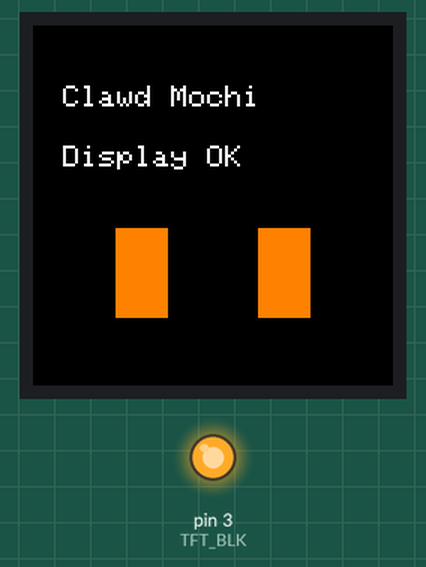
Simulated run of this sketch. Board: Arduino Uno, built for the host (arithmetic inside an expression is 32-bit, double 64-bit). Parts: 240×240 colour display, output pins drawn as LEDs (lit = HIGH).

Above: at 0.8 s.
At 1.73 s:
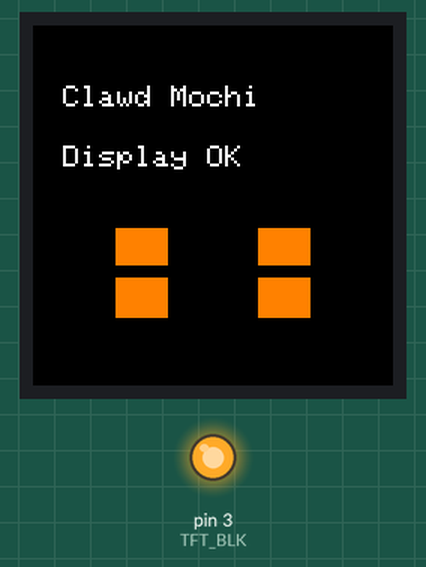

Measured:
- what the display in image 0 shows lasts 0.9 s, from 0.8 s to 1.7 s

The sketch:

01_display_test.ino
```cpp
/*
  Clawd Mochi 最小屏幕测试程序
  作用：验证 ESP32-C3 SuperMini 与 1.54" ST7789 240x240 屏幕接线是否正确。

  接线：
  VCC -> 3V3
  GND -> GND
  SDA -> GPIO10
  SCL -> GPIO8
  RES -> GPIO2
  DC  -> GPIO1
  CS  -> GPIO4
  BL  -> GPIO3
*/

#include <Arduino.h>
#include <SPI.h>
#include <Adafruit_GFX.h>
#include <Adafruit_ST7789.h>

#define TFT_CS   4
#define TFT_DC   1
#define TFT_RST  2
#define TFT_BLK  3
#define TFT_MOSI 10
#define TFT_SCLK 8

Adafruit_ST7789 tft = Adafruit_ST7789(TFT_CS, TFT_DC, TFT_RST);

void setup() {
  pinMode(TFT_BLK, OUTPUT);
  digitalWrite(TFT_BLK, HIGH);

  SPI.begin(TFT_SCLK, -1, TFT_MOSI, TFT_CS);
  tft.init(240, 240, SPI_MODE3);
  tft.setRotation(0);

  tft.fillScreen(ST77XX_ORANGE);
  delay(500);
  tft.fillScreen(ST77XX_BLACK);

  tft.setTextColor(ST77XX_WHITE);
  tft.setTextSize(2);
  tft.setCursor(20, 40);
  tft.println("Clawd Mochi");
  tft.setCursor(20, 80);
  tft.println("Display OK");

  // 两只方块眼睛
  tft.fillRect(55, 135, 35, 60, ST77XX_ORANGE);
  tft.fillRect(150, 135, 35, 60, ST77XX_ORANGE);
}

void loop() {
  // 简单眨眼动画
  delay(900);
  tft.fillRect(55, 160, 35, 8, ST77XX_BLACK);
  tft.fillRect(150, 160, 35, 8, ST77XX_BLACK);
  delay(120);
  tft.fillRect(55, 135, 35, 60, ST77XX_ORANGE);
  tft.fillRect(150, 135, 35, 60, ST77XX_ORANGE);
}
```
